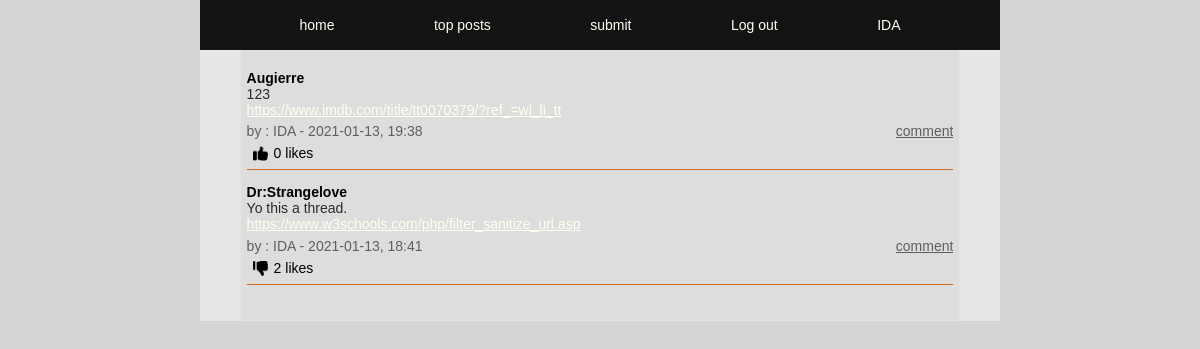
The app's page /index.php (signed in), older data.
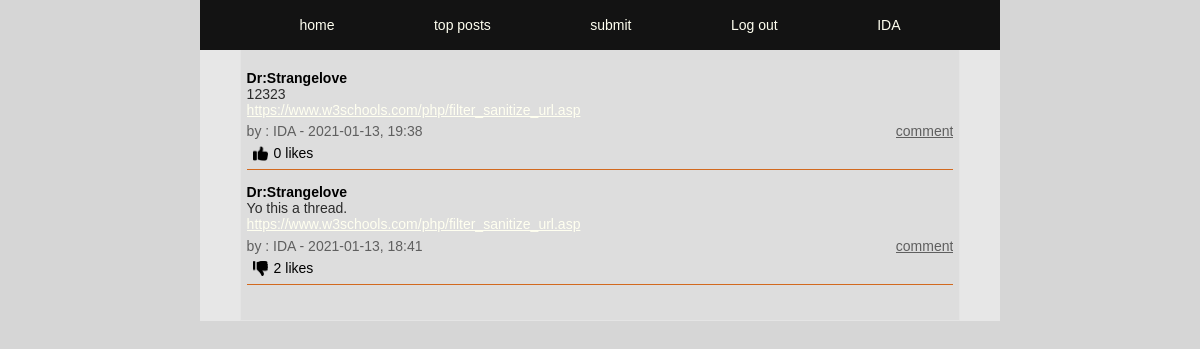
The same page, newer data.
### tables this page shows
CREATE TABLE posts (
id INTEGER PRIMARY KEY AUTOINCREMENT,
title TEXT,
user_id INTEGER,
url TEXT,
description TEXT,
post_date DATETIME);

CREATE TABLE users (
id INTEGER PRIMARY KEY AUTOINCREMENT,
username TEXT NOT NULL UNIQUE,
email TEXT NOT NULL UNIQUE,
firstname TEXT NOT NULL,
lastname TEXT NOT NULL,
passwd TEXT NOT NULL, 
biography TEXT, 
avatar TEXT);

### app/functions.php (called while the page is built, shortened)
<?php
function getLikes($pdo, $postId)
{
    $query = "SELECT COUNT(*) FROM upvotes WHERE post_id = :post_id";
    $statement = $pdo->prepare($query);
    $statement->bindParam(':post_id', $postId, PDO::PARAM_STR);
    $statement->execute();
    $likeCount = $statement->fetch(PDO::FETCH_ASSOC);
    return $likeCount;
}
function likeCheck($pdo, $likePostId, $userId)
{
    $query = "SELECT COUNT(*) FROM upvotes WHERE post_id = :post_id AND user_id = :user_id";
    $statement = $pdo->prepare($query);
    $statement->bindParam(':post_id', $likePostId, PDO::PARAM_STR);
    $statement->bindParam(':user_id', $userId, PDO::PARAM_STR);
    $statement->execute();
    $likeCheck = $statement->fetch(PDO::FETCH_ASSOC);
    if ($likeCheck['COUNT(*)'] > 0) {
        $likeCheck = $likeCheck['COUNT(*)'];
        return $likeCheck;
    }
}

### index.php (the view, shortened to what this page needs)
<?php
require __DIR__ . ('/app/views/header.php');
require __DIR__ . ('/app/autoload.php');
require __DIR__ . ('/app/views/nav.php');
if (isset($_GET['top-posts'])) {
    $posts = getMostLiked($pdo);
} else {
    $statement = $pdo->query('SELECT posts.*, users.username FROM users INNER JOIN posts ON posts.user_id = users.id ORDER BY post_date DESC');
    $posts = $statement->fetchAll(PDO::FETCH_ASSOC);
}
if (isset($_SESSION['user'])) {
    $userId = $_SESSION['user']['id'];
}
?>
<main>
    <section>
        <article class="index-container">
            <?php foreach ($posts as $post) : ?>
                <?php $postId = $post['id']; ?>
                <?php $likeCount = getLikes($pdo, $postId); ?>
                <?php if (isset($userId)) : ?>
                    <?php $likeCheck = likeCheck($pdo, $postId, $userId); ?>
                <?php endif; ?>
                <div class="index-title">
                    <h4> <?= $post['title']; ?> </h4>
                </div>
                <div class="index-description">
                    <p><?= $post['description'] ?></p>
                </div>
                <div class="index-url">
                    <a href="<?= $post['url']; ?>"><?= $post['url']; ?></a>
                </div>
                <div class="index-poster-info">
                    <p><?= "by : " . $post['username'] . " - " . $post['post_date']; ?></p>
                    <a href="comments.php?id=<?= $post['id'] ?>&title=<?= $post['title'] ?>">comment</a>
                </div>
                <div class="index-poster-likes">
                    <?php if (isset($_SESSION['user'])) : ?>
                        <?php if (isset($likeCheck)) : ?>
                            <form action="/app/posts/dislike.php" method="post">
                                <button type="submit"><img src="/app/images/dislike.png" height="15px" width="15px" alt=""></button>
                            </form>
                        <?php elseif (!$likeCheck) : ?>
                            <form action="/app/posts/like.php" method="post">
                                <button type="submit"><img src="/app/images/likes.png" height=15px width="15px" alt=""></button>
                            </form>
                        <?php endif; ?>
                    <?php endif; ?>
                    <?= $likeCount['COUNT(*)'] . ' likes ' ?>
                </div>
            <?php endforeach; ?>
        </article>
    </section>
</main>

Row changes from the older to the newer data that the page shows:
changed posts (number 1 of 2 on the later page): title "Augierre" → "Dr:Strangelove"; description "123" → "12323"; url "https://www.imdb.com/title/tt0070379/?ref_=wl_li_tt" → "https://www.w3schools.com/php/filter_sanitize_url.asp"
